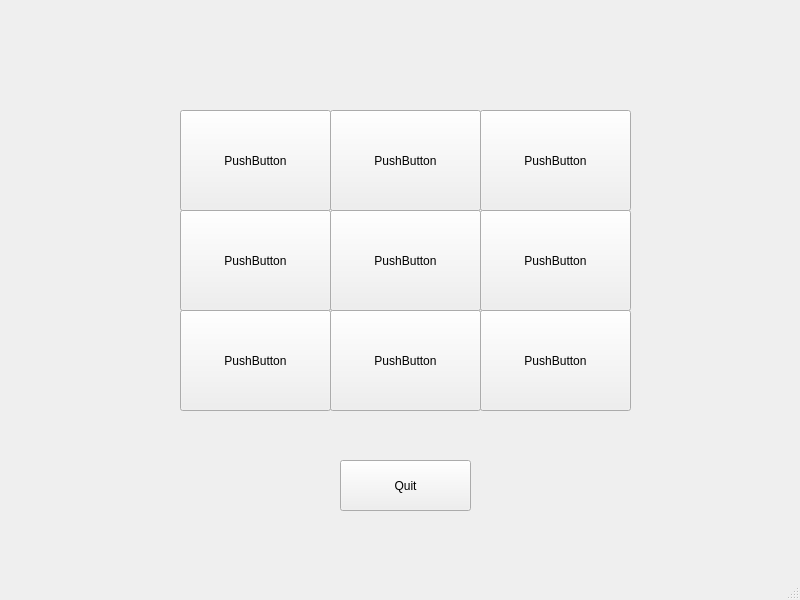
<?xml version="1.0" encoding="UTF-8"?>
<ui version="4.0">
 <class>MainWindow</class>
 <widget class="QMainWindow" name="MainWindow">
  <property name="geometry">
   <rect>
    <x>0</x>
    <y>0</y>
    <width>800</width>
    <height>600</height>
   </rect>
  </property>
  <property name="minimumSize">
   <size>
    <width>800</width>
    <height>600</height>
   </size>
  </property>
  <property name="maximumSize">
   <size>
    <width>800</width>
    <height>600</height>
   </size>
  </property>
  <property name="windowTitle">
   <string>MainWindow</string>
  </property>
  <widget class="QWidget" name="centralwidget">
   <widget class="QPushButton" name="start_button">
    <property name="geometry">
     <rect>
      <x>280</x>
      <y>190</y>
      <width>251</width>
      <height>131</height>
     </rect>
    </property>
    <property name="font">
     <font>
      <family>Arial Black</family>
      <pointsize>15</pointsize>
      <weight>75</weight>
      <bold>true</bold>
     </font>
    </property>
    <property name="text">
     <string>Start</string>
    </property>
   </widget>
   <widget class="QPushButton" name="button_1">
    <property name="geometry">
     <rect>
      <x>180</x>
      <y>110</y>
      <width>151</width>
      <height>101</height>
     </rect>
    </property>
    <property name="text">
     <string>PushButton</string>
    </property>
   </widget>
   <widget class="QPushButton" name="button_2">
    <property name="geometry">
     <rect>
      <x>330</x>
      <y>110</y>
      <width>151</width>
      <height>101</height>
     </rect>
    </property>
    <property name="text">
     <string>PushButton</string>
    </property>
   </widget>
   <widget class="QPushButton" name="button_3">
    <property name="geometry">
     <rect>
      <x>480</x>
      <y>110</y>
      <width>151</width>
      <height>101</height>
     </rect>
    </property>
    <property name="text">
     <string>PushButton</string>
    </property>
   </widget>
   <widget class="QPushButton" name="button_5">
    <property name="geometry">
     <rect>
      <x>330</x>
      <y>210</y>
      <width>151</width>
      <height>101</height>
     </rect>
    </property>
    <property name="text">
     <string>PushButton</string>
    </property>
   </widget>
   <widget class="QPushButton" name="button_4">
    <property name="geometry">
     <rect>
      <x>180</x>
      <y>210</y>
      <width>151</width>
      <height>101</height>
     </rect>
    </property>
    <property name="text">
     <string>PushButton</string>
    </property>
   </widget>
   <widget class="QPushButton" name="button_6">
    <property name="geometry">
     <rect>
      <x>480</x>
      <y>210</y>
      <width>151</width>
      <height>101</height>
     </rect>
    </property>
    <property name="text">
     <string>PushButton</string>
    </property>
   </widget>
   <widget class="QPushButton" name="button_8">
    <property name="geometry">
     <rect>
      <x>330</x>
      <y>310</y>
      <width>151</width>
      <height>101</height>
     </rect>
    </property>
    <property name="text">
     <string>PushButton</string>
    </property>
   </widget>
   <widget class="QPushButton" name="button_7">
    <property name="geometry">
     <rect>
      <x>180</x>
      <y>310</y>
      <width>151</width>
      <height>101</height>
     </rect>
    </property>
    <property name="text">
     <string>PushButton</string>
    </property>
   </widget>
   <widget class="QPushButton" name="button_9">
    <property name="geometry">
     <rect>
      <x>480</x>
      <y>310</y>
      <width>151</width>
      <height>101</height>
     </rect>
    </property>
    <property name="text">
     <string>PushButton</string>
    </property>
   </widget>
   <widget class="QPushButton" name="quit_button">
    <property name="geometry">
     <rect>
      <x>340</x>
      <y>460</y>
      <width>131</width>
      <height>51</height>
     </rect>
    </property>
    <property name="text">
     <string>Quit</string>
    </property>
   </widget>
  </widget>
  <widget class="QMenuBar" name="menubar">
   <property name="geometry">
    <rect>
     <x>0</x>
     <y>0</y>
     <width>800</width>
     <height>25</height>
    </rect>
   </property>
  </widget>
  <widget class="QStatusBar" name="statusbar"/>
 </widget>
 <resources/>
 <connections/>
</ui>
